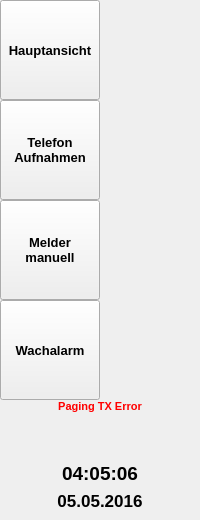
    <widget class="QWidget" name="widget_buttons" native="true">
     <layout class="QVBoxLayout" name="verticalLayout">
      <property name="spacing">
       <number>0</number>
      </property>
      <property name="leftMargin">
       <number>0</number>
      </property>
      <property name="topMargin">
       <number>0</number>
      </property>
      <property name="rightMargin">
       <number>0</number>
      </property>
      <property name="bottomMargin">
       <number>0</number>
      </property>
      <item>
       <widget class="QToolButton" name="toolButton_tel">
        <property name="sizePolicy">
         <sizepolicy hsizetype="Fixed" vsizetype="Fixed">
          <horstretch>0</horstretch>
          <verstretch>0</verstretch>
         </sizepolicy>
        </property>
        <property name="minimumSize">
         <size>
          <width>100</width>
          <height>100</height>
         </size>
        </property>
        <property name="font">
         <font>
          <pointsize>10</pointsize>
          <weight>75</weight>
          <bold>true</bold>
         </font>
        </property>
        <property name="text">
         <string>Hauptansicht</string>
        </property>
        <property name="icon">
         <iconset resource="resources.qrc">
          <normaloff>:/icon/emergency.png</normaloff>:/icon/emergency.png</iconset>
        </property>
        <property name="iconSize">
         <size>
          <width>40</width>
          <height>40</height>
         </size>
        </property>
        <property name="checkable">
         <bool>true</bool>
        </property>
        <property name="toolButtonStyle">
         <enum>Qt::ToolButtonTextUnderIcon</enum>
        </property>
       </widget>
      </item>
      <item>
       <widget class="QToolButton" name="toolButton_tel_recordings">
        <property name="sizePolicy">
         <sizepolicy hsizetype="Fixed" vsizetype="Fixed">
          <horstretch>0</horstretch>
          <verstretch>0</verstretch>
         </sizepolicy>
        </property>
        <property name="minimumSize">
         <size>
          <width>100</width>
          <height>100</height>
         </size>
        </property>
        <property name="font">
         <font>
          <pointsize>10</pointsize>
          <weight>75</weight>
          <bold>true</bold>
         </font>
        </property>
        <property name="text">
         <string>Telefon
Aufnahmen</string>
        </property>
        <property name="icon">
         <iconset resource="resources.qrc">
          <normaloff>:/icon/alarm-4.png</normaloff>:/icon/alarm-4.png</iconset>
        </property>
        <property name="iconSize">
         <size>
          <width>40</width>
          <height>40</height>
         </size>
        </property>
        <property name="checkable">
         <bool>true</bool>
        </property>
        <property name="toolButtonStyle">
         <enum>Qt::ToolButtonTextUnderIcon</enum>
        </property>
       </widget>
      </item>
      <item>
       <widget class="QToolButton" name="toolButton_melder">
        <property name="sizePolicy">
         <sizepolicy hsizetype="Fixed" vsizetype="Fixed">
          <horstretch>0</horstretch>
          <verstretch>0</verstretch>
         </sizepolicy>
        </property>
        <property name="minimumSize">
         <size>
          <width>100</width>
          <height>100</height>
         </size>
        </property>
        <property name="font">
         <font>
          <pointsize>10</pointsize>
          <weight>75</weight>
          <bold>true</bold>
         </font>
        </property>
        <property name="text">
         <string>Melder
manuell</string>
        </property>
        <property name="icon">
         <iconset resource="resources.qrc">
          <normaloff>:/icon/smartphone.png</normaloff>:/icon/smartphone.png</iconset>
        </property>
        <property name="iconSize">
         <size>
          <width>40</width>
          <height>40</height>
         </size>
        </property>
        <property name="checkable">
         <bool>true</bool>
        </property>
        <property name="toolButtonStyle">
         <enum>Qt::ToolButtonTextUnderIcon</enum>
        </property>
       </widget>
      </item>
      <item>
       <widget class="QToolButton" name="toolButton_wachalarm">
        <property name="sizePolicy">
         <sizepolicy hsizetype="Fixed" vsizetype="Fixed">
          <horstretch>0</horstretch>
          <verstretch>0</verstretch>
         </sizepolicy>
        </property>
        <property name="minimumSize">
         <size>
          <width>100</width>
          <height>100</height>
         </size>
        </property>
        <property name="font">
         <font>
          <pointsize>10</pointsize>
          <weight>75</weight>
          <bold>true</bold>
         </font>
        </property>
        <property name="text">
         <string>Wachalarm</string>
        </property>
        <property name="icon">
         <iconset resource="resources.qrc">
          <normaloff>:/icon/alarm-1.png</normaloff>:/icon/alarm-1.png</iconset>
        </property>
        <property name="iconSize">
         <size>
          <width>40</width>
          <height>40</height>
         </size>
        </property>
        <property name="checkable">
         <bool>true</bool>
        </property>
        <property name="toolButtonStyle">
         <enum>Qt::ToolButtonTextUnderIcon</enum>
        </property>
       </widget>
      </item>
      <item>
       <widget class="QLabel" name="label_paging_tx_state">
        <property name="minimumSize">
         <size>
          <width>0</width>
          <height>0</height>
         </size>
        </property>
        <property name="baseSize">
         <size>
          <width>0</width>
          <height>0</height>
         </size>
        </property>
        <property name="palette">
         <palette>
          <active>
           <colorrole role="WindowText">
            <brush brushstyle="SolidPattern">
             <color alpha="255">
              <red>255</red>
              <green>0</green>
              <blue>0</blue>
             </color>
            </brush>
           </colorrole>
          </active>
          <inactive>
           <colorrole role="WindowText">
            <brush brushstyle="SolidPattern">
             <color alpha="255">
              <red>255</red>
              <green>0</green>
              <blue>0</blue>
             </color>
            </brush>
           </colorrole>
          </inactive>
          <disabled>
           <colorrole role="WindowText">
            <brush brushstyle="SolidPattern">
             <color alpha="255">
              <red>120</red>
              <green>120</green>
              <blue>120</blue>
             </color>
            </brush>
           </colorrole>
          </disabled>
         </palette>
        </property>
        <property name="font">
         <font>
          <pointsize>8</pointsize>
          <weight>75</weight>
          <bold>true</bold>
         </font>
        </property>
        <property name="frameShape">
         <enum>QFrame::NoFrame</enum>
        </property>
        <property name="text">
         <string>Paging TX Error</string>
        </property>
        <property name="textFormat">
         <enum>Qt::PlainText</enum>
        </property>
        <property name="alignment">
         <set>Qt::AlignBottom|Qt::AlignHCenter</set>
        </property>
        <property name="margin">
         <number>5</number>
        </property>
       </widget>
      </item>
      <item>
       <spacer name="verticalSpacer">
        <property name="orientation">
         <enum>Qt::Vertical</enum>
        </property>
        <property name="sizeHint" stdset="0">
         <size>
          <width>20</width>
          <height>40</height>
         </size>
        </property>
       </spacer>
      </item>
      <item>
       <widget class="QWidget" name="widget_clock" native="true">
        <layout class="QVBoxLayout" name="verticalLayout_2">
         <item>
          <widget class="QLabel" name="label_uhrzeit">
           <property name="font">
            <font>
             <family>Arial</family>
             <pointsize>14</pointsize>
             <weight>75</weight>
             <bold>true</bold>
            </font>
           </property>
           <property name="text">
            <string>04:05:06</string>
           </property>
           <property name="alignment">
            <set>Qt::AlignCenter</set>
           </property>
          </widget>
         </item>
         <item>
          <widget class="QLabel" name="label_datum">
           <property name="font">
            <font>
             <family>Arial</family>
             <pointsize>13</pointsize>
             <weight>75</weight>
             <bold>true</bold>
            </font>
           </property>
           <property name="text">
            <string>05.05.2016</string>
           </property>
           <property name="alignment">
            <set>Qt::AlignCenter</set>
           </property>
          </widget>
         </item>
        </layout>
       </widget>
      </item>
     </layout>
    </widget>
